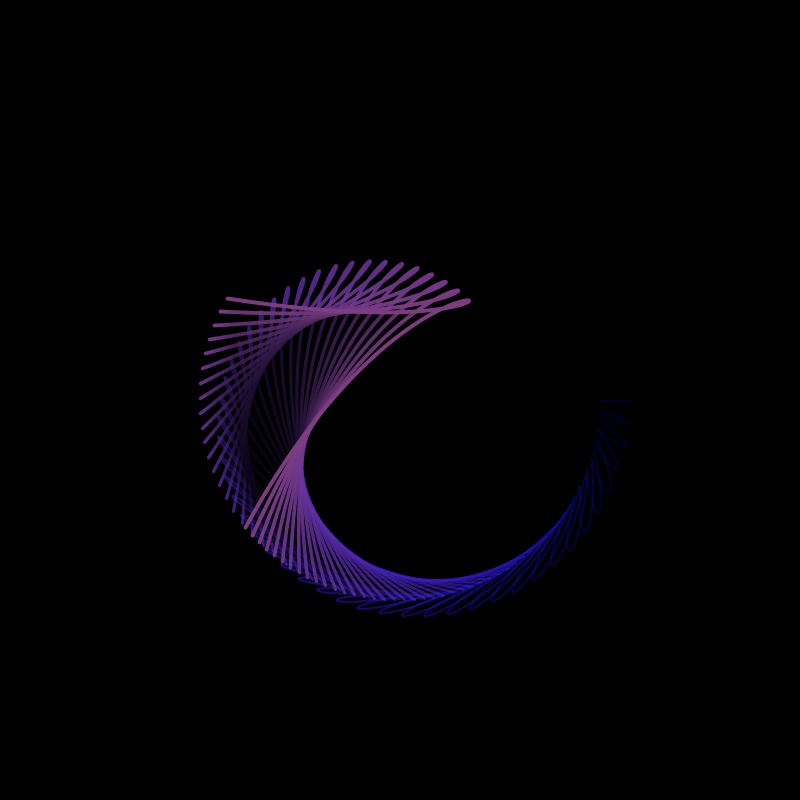
Frame 1 (no input)
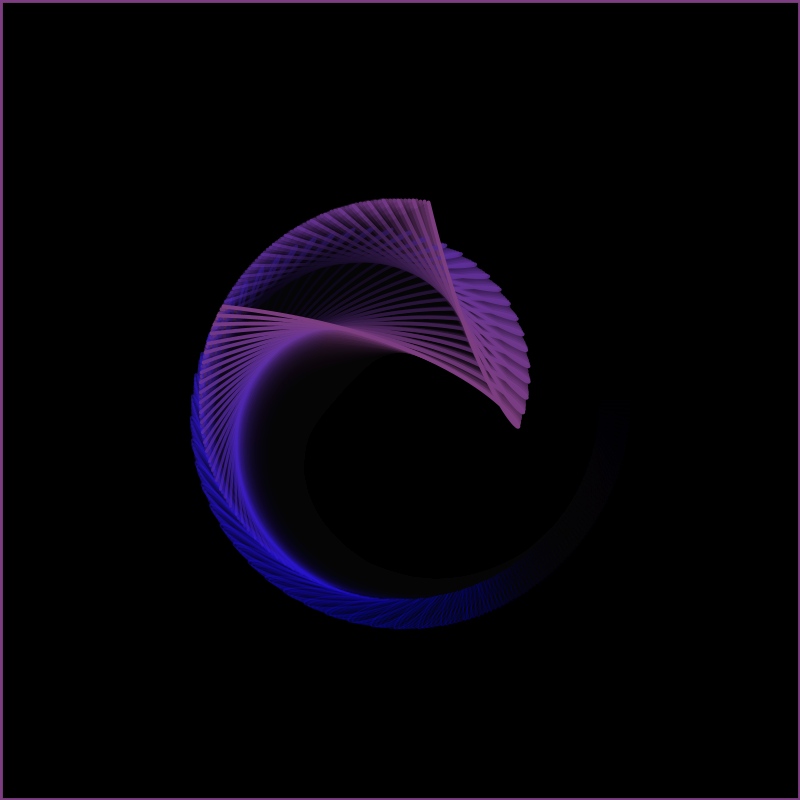
Frame 60 (the mouse pressed at the canvas centre just before this capture)
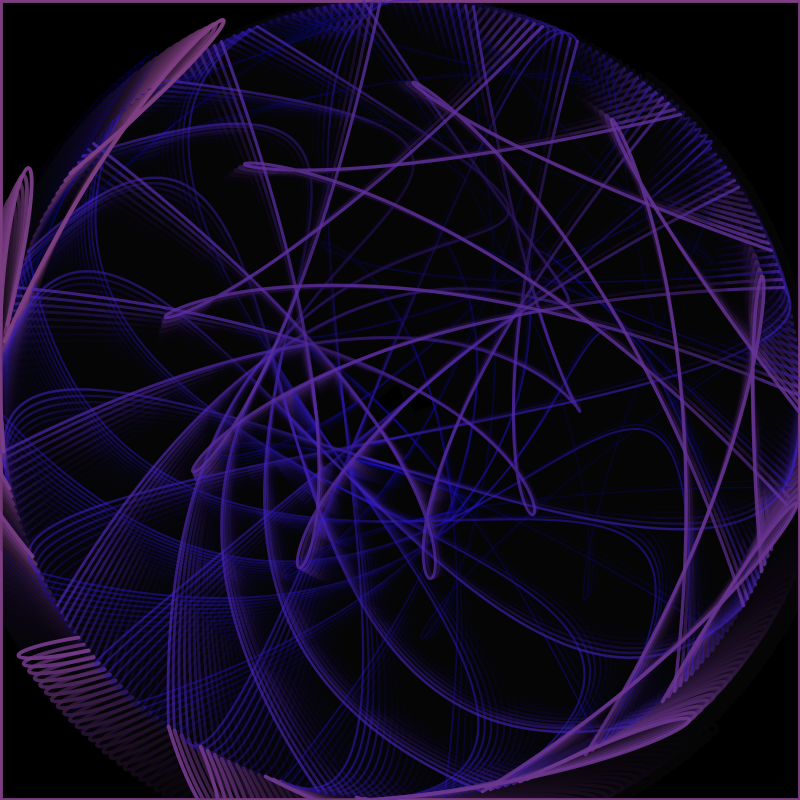
Frame 120 (the mouse held since frame 60 and released just before this capture)

The Processing sketch that drew these frames (run headless with seeded random() and noise(); from frame 60 on, the mouse is pressed at the canvas centre):

// Processing sketch: Evan_Dillman
// ── Evan_Dillman.pde
// Parameters for controlling animation dynamics
float t = 0;           // Time variable for sinusoidal motion
int numCurves = 50;    // Number of curves to draw
int colorOffset = 0;   // Offset to vary colors over time

void setup() {
  size(800, 800);      // Set canvas size to 800x800 pixels
  background(0);       // Start with a black background
  noFill();            // Disable shape fill (we're drawing only outlines)
  frameRate(30);       // Set the frame rate to 30 frames per second
}

void draw() {
  // Fade the previous frame slightly to create a trail effect
  fill(0, 25);         // Semi-transparent black fill
  rect(0, 0, width, height); // Cover the entire canvas with this fade

  // Map mouse position to control frequency and amplitude of the curves
  float frequency = map(mouseX, 0, width, 0.05, 0.5); // Adjust curve frequency based on horizontal mouse position
  float amplitude = map(mouseY, 0, height, 200, 600); // Adjust curve amplitude based on vertical mouse position

  // Loop through and draw all Bézier curves
  for (int i = 0; i < numCurves; i++) {
    // Calculate transparency for each curve (more transparent for earlier curves)
    float alpha = map(i, 0, numCurves, 50, 255);
    
    // Set the stroke color for the current curve using the gradient function
    stroke(colorize(i, numCurves, alpha));
    
    // Set the stroke weight to vary from thin (1) to thick (4)
    strokeWeight(map(i, 0, numCurves, 1, 4));

    // Define control points for the Bézier curve
    float x1 = width / 2 + cos(t + i * frequency) * amplitude;    // Start point (x)
    float y1 = height / 2 + sin(t + i * frequency) * amplitude;   // Start point (y)
    float x2 = width / 2 + cos(t + i * frequency * 1.5) * amplitude;  // End point (x)
    float y2 = height / 2 + sin(t + i * frequency * 1.5) * amplitude; // End point (y)
    float cx1 = width / 2 + cos(t + i * frequency * 2) * amplitude * 1.2;  // Control point 1 (x)
    float cy1 = height / 2 + sin(t + i * frequency * 2) * amplitude * 1.2; // Control point 1 (y)
    float cx2 = width / 2 + cos(t + i * frequency * 2.5) * amplitude * 1.2; // Control point 2 (x)
    float cy2 = height / 2 + sin(t + i * frequency * 2.5) * amplitude * 1.2; // Control point 2 (y)

    // Draw the Bézier curve
    bezier(x1, y1, cx1, cy1, cx2, cy2, x2, y2);
  }

  // Increment time to animate curves
  t += 0.02;

  // Increment color offset to vary colors over time
  colorOffset += 1;
}

// Helper function to calculate gradient colors from blue to purple
color colorize(int curveIndex, int totalCurves, float alpha) {
  // Map the curve's position in the list to a gradient position (0 to 1)
  float gradientPosition = map(curveIndex, 0, totalCurves, 0, 1);

  // Interpolate between blue and purple using linear interpolation (lerp)
  float blue = lerp(255, 128, gradientPosition); // Blue fades to a purple-blue
  float red = lerp(0, 128, gradientPosition);   // Red increases for purple tint
  float green = lerp(0, 64, gradientPosition);  // Green remains low

  // Return the calculated color with specified transparency (alpha)
  return color(red, green, blue, alpha);
}
